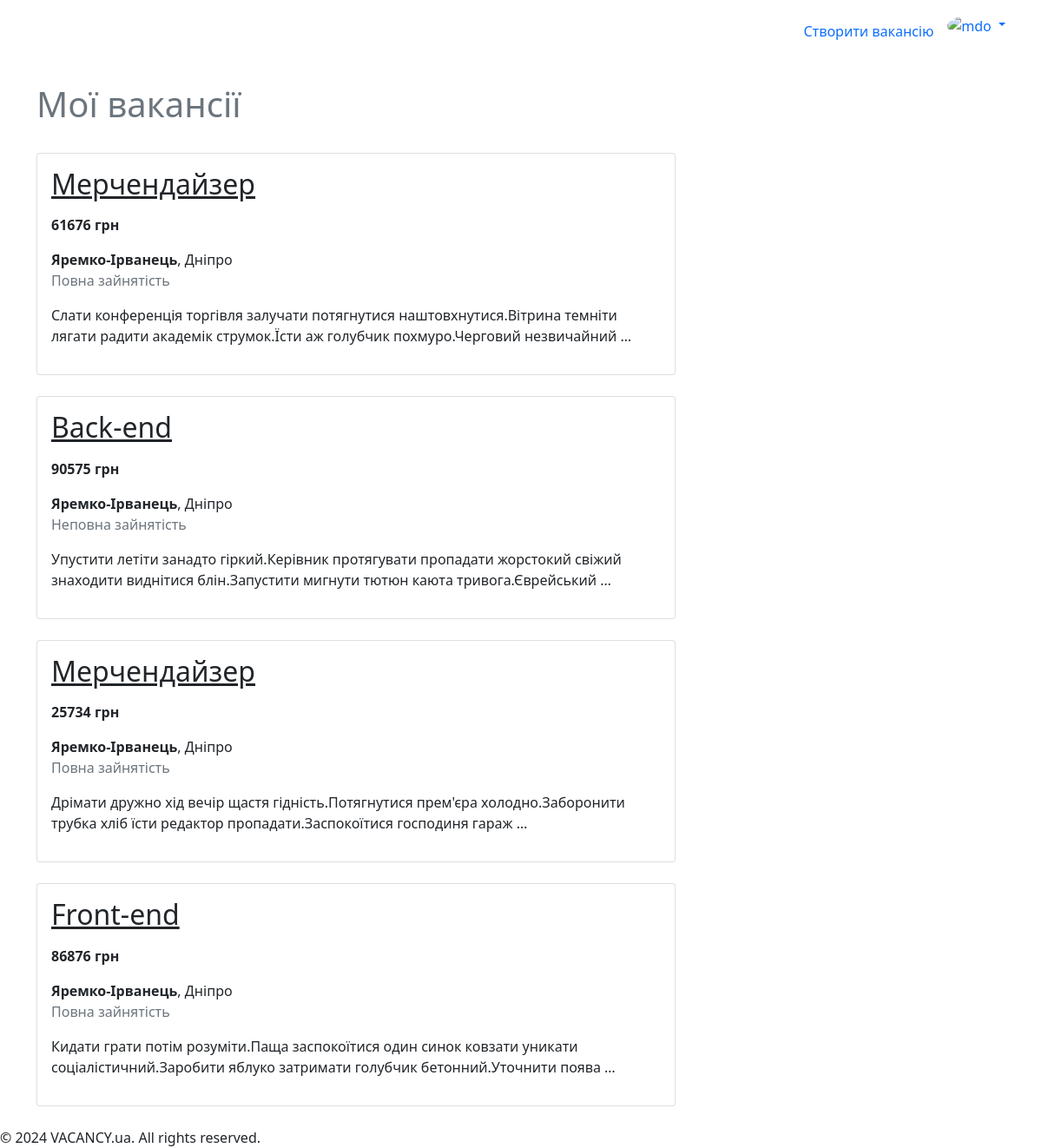
/vacancy/list/my (signed in), run on the app's committed database.
### vacancy/models.py (models this page shows)
class Vacancy(models.Model):
    title = models.CharField(max_length=100)
    employment_type = models.CharField(max_length=20, choices=EMPLOYMENT_TYPE, null=True)
    salary = models.CharField(max_length=100)
    position = models.ForeignKey(JobPosition, on_delete=models.DO_NOTHING)
    skills = models.ManyToManyField(JobSkill)
    email = models.EmailField()
    phone_number = models.CharField(max_length=100)
    description = HTMLField()
    created_by = models.ForeignKey(User, on_delete=models.CASCADE, related_name='my_vacancies')
    objects = CustomBaseManager()

### main/models.py (models this page shows, shortened)
class JobPosition(models.Model):
    title = models.CharField(max_length=100)

### user/models.py (models this page shows, shortened)
class User(AbstractUser):
    region = models.CharField(max_length=2, choices=REGIONS, default=REGIONS[0][0])
    auth_complete = models.BooleanField(default=True)
    age = models.IntegerField(blank=True)
    phone_number = models.CharField(max_length=100)
    saved_resumes = models.ManyToManyField('resume.Resume', related_name='saved_by')
    saved_vacancies = models.ManyToManyField('vacancy.Vacancy', related_name='saved_by')
    def is_employer(self) -> bool:
        return self.groups.filter(name = UserRole.EMPLOYER).exists()

class Company(models.Model):
    name = models.CharField(null=False, max_length=100)
    address_text = models.CharField(max_length=100)
    region = models.CharField(max_length=2, choices=REGIONS, default=REGIONS[0][0])
    phone_number = models.CharField(max_length=100)
    employees_count = models.IntegerField()
    created_by = models.OneToOneField(User, on_delete=models.CASCADE, primary_key=True, related_name='company')

### vacancy/views.py (the view)
# urls.py: path('list/my', user_vacancy_list, name='list-user'),
def user_vacancy_list(request: HttpRequest):
    return render(request, 'vacancy/user-vacancy-list.html', Utils.html_context(
        request,
        context={
            'vacancy_list': list(request.user.my_vacancies.all())
        }
    ))

### main/templatetags/custom-tags.py (called while the page is built)
@register.filter(name='region')
def region(value):
    if not isinstance(value, str):
        return value
    r = [item[1] for item in REGIONS if item[0] == value][0]
    return r or value

@register.filter(name='employment_type')
def employment_type(value):
    if not isinstance(value, str):
        return value
    r = [item[1] for item in EMPLOYMENT_TYPE if item[0] == value][0]
    return r or value

### utils.py (called while the page is built)
    @staticmethod
    def html_context(request: HttpRequest, context = {}):
        auth_user = None
        if request.user.is_authenticated:
            auth_user = {
                'email': request.user.email,
                'username': request.user.username,
                'role': str(UserRole.EMPLOYER) if request.user.is_employer() else str(UserRole.JOB_SEEKER)
            }
        return {
            'auth_user': auth_user,
            **context
        }

### vacancy/templates/vacancy/user-vacancy-list.html
{% extends 'main/base-employer.html' %}
{% block index_content %}
  <h1 class="text-muted">Мої вакансії</h1>
  <div class="row">
    {% for v in vacancy_list %}
      <div class="col-8 mt-4">
          {% include 'main/components/vacancy-simple-card.html' with vacancy=v %}
        </div>
    {% endfor %}
  </div>
{% endblock %}

### main/templates/main/components/vacancy-simple-card.html (shortened to what this page needs)
{% load custom-tags %}
<div class="card with-hover">
  <div class="card-body">
    <div class="card-title d-flex align-items-center justify-content-between">
      <h2><a href="{% url 'vacancy:view' vacancy.id %}" class="text-dark">{{ vacancy.position.title }}</a></h2>
    </div>
    <p><strong>{{ vacancy.salary }}</strong></p>
    <strong>{{ vacancy.created_by.company.name }}</strong>,
    {{ vacancy.created_by.company.region|region }}
    {% if vacancy.employment_type %}
      <p class="text-muted">{{ vacancy.employment_type|employment_type }}</p>
    {% endif %}
    <div class="my-3">{{ vacancy.description|striptags|truncatewords:15 }}</div>
  </div>
</div>

### data on the page
Vacancy: position "Мерчендайзер", salary "61676 грн", created_by.company.name "Яремко-Ірванець", created_by.company.region|region "Дніпро", employment_type|employment_type "Повна зайнятість", description "Слати конференція торгівля залучати потягнутися наштовхнутися.Вітрина темніти лягати радити академік струмок.Їсти аж голубчик похмуро.Черговий незвичайний …"
Vacancy: position "Back-end", salary "90575 грн", created_by.company.name "Яремко-Ірванець", created_by.company.region|region "Дніпро", employment_type|employment_type "Неповна зайнятість", description "Упустити летіти занадто гіркий.Керівник протягувати пропадати жорстокий свіжий знаходити виднітися блін.Запустити мигнути тютюн каюта тривога.Єврейський …"
Vacancy: position "Мерчендайзер", salary "25734 грн", created_by.company.name "Яремко-Ірванець", created_by.company.region|region "Дніпро", employment_type|employment_type "Повна зайнятість", description "Дрімати дружно хід вечір щастя гідність.Потягнутися прем'єра холодно.Заборонити трубка хліб їсти редактор пропадати.Заспокоїтися господиня гараж …"
Vacancy: position "Front-end", salary "86876 грн", created_by.company.name "Яремко-Ірванець", created_by.company.region|region "Дніпро", employment_type|employment_type "Повна зайнятість", description "Кидати грати потім розуміти.Паща заспокоїтися один синок ковзати уникати соціалістичний.Заробити яблуко затримати голубчик бетонний.Уточнити поява …"
